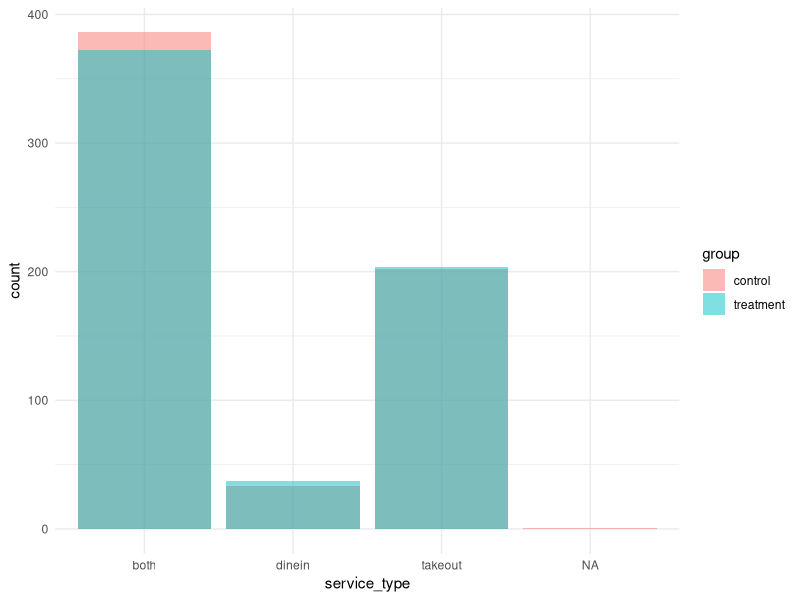
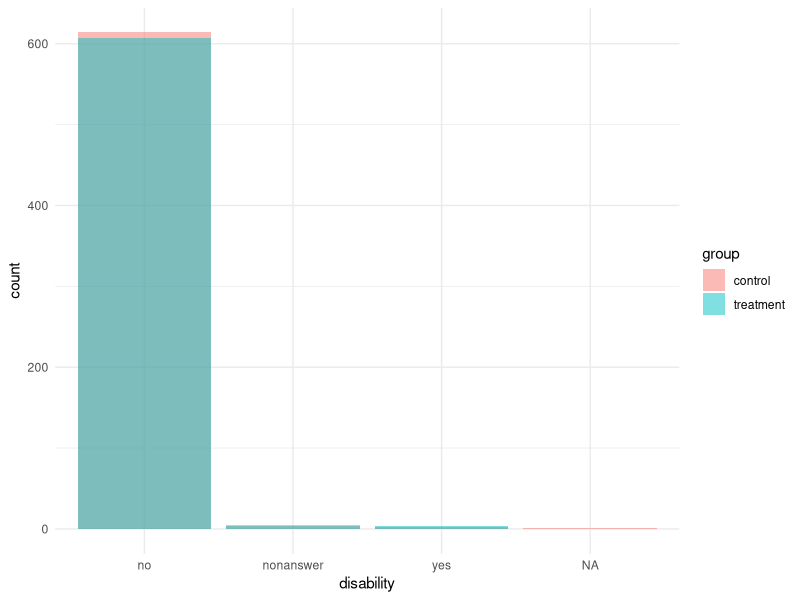
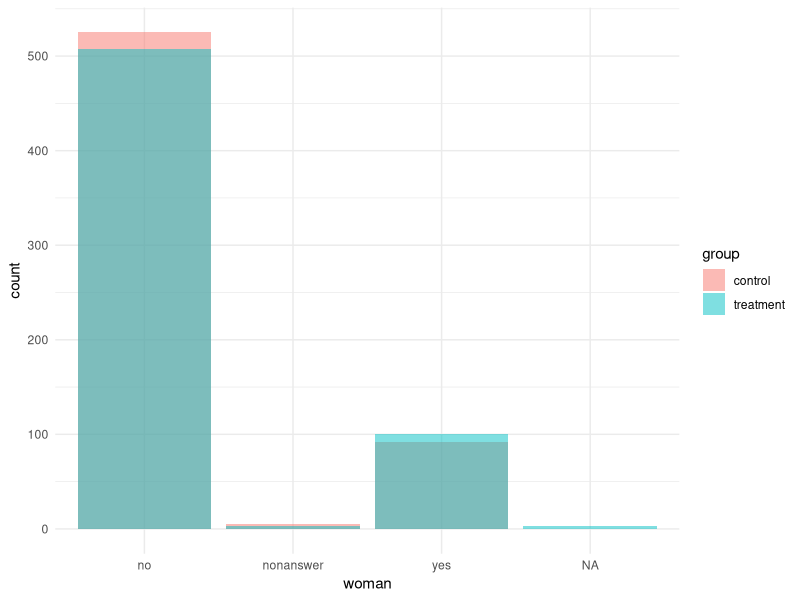
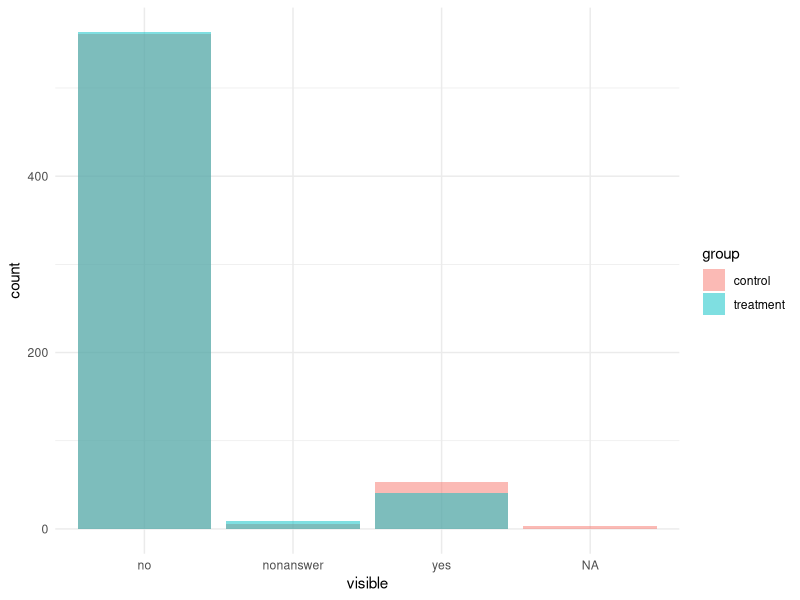
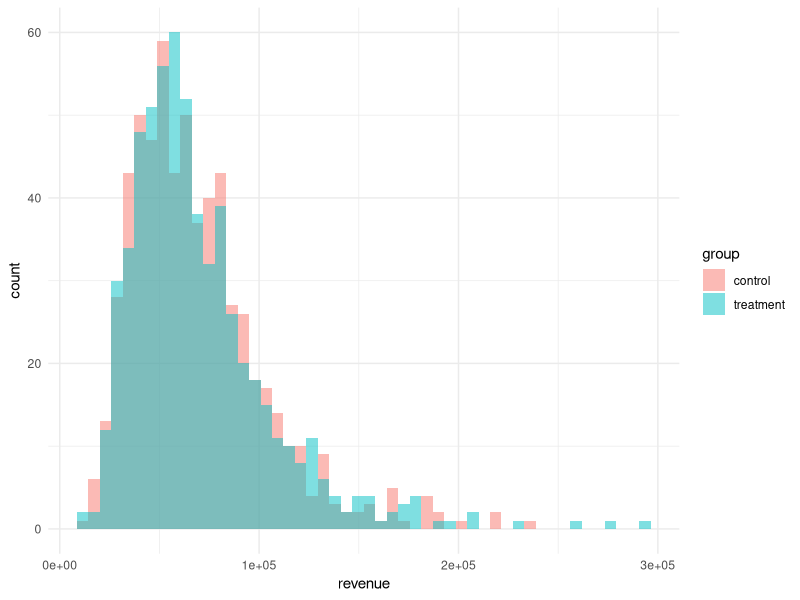
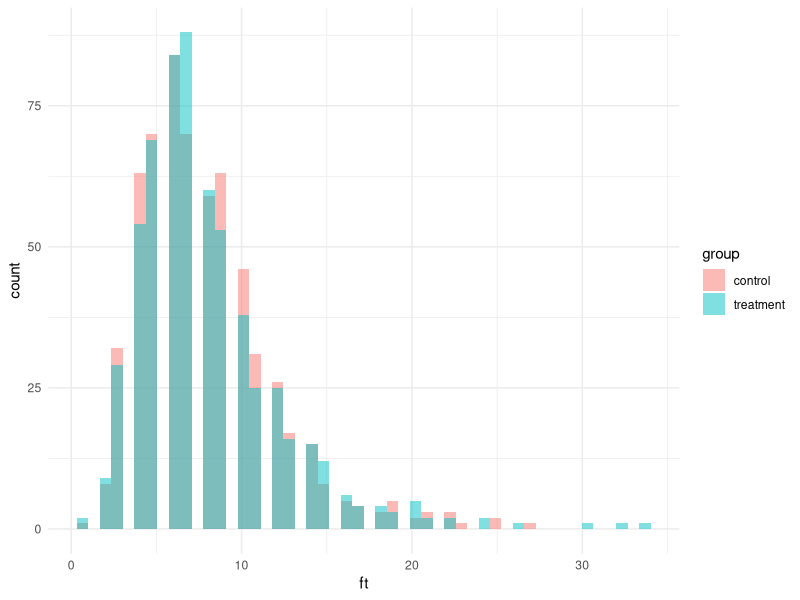
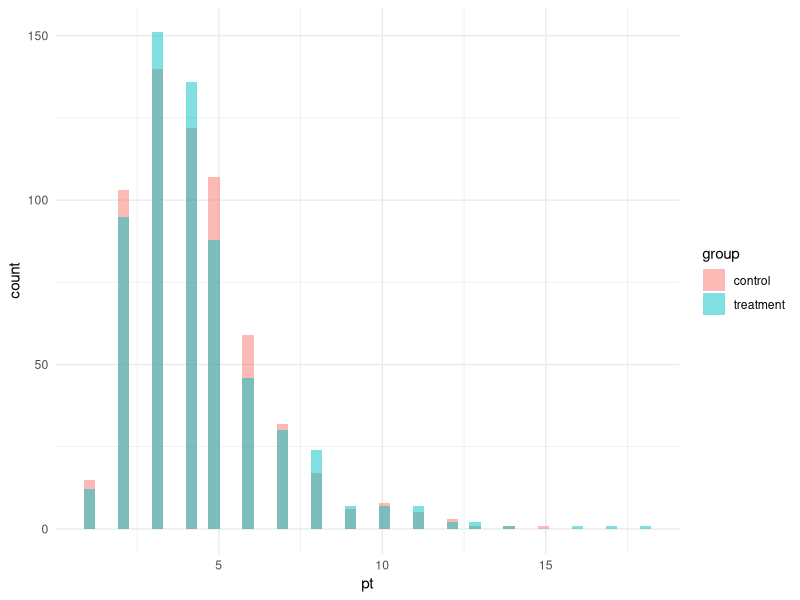
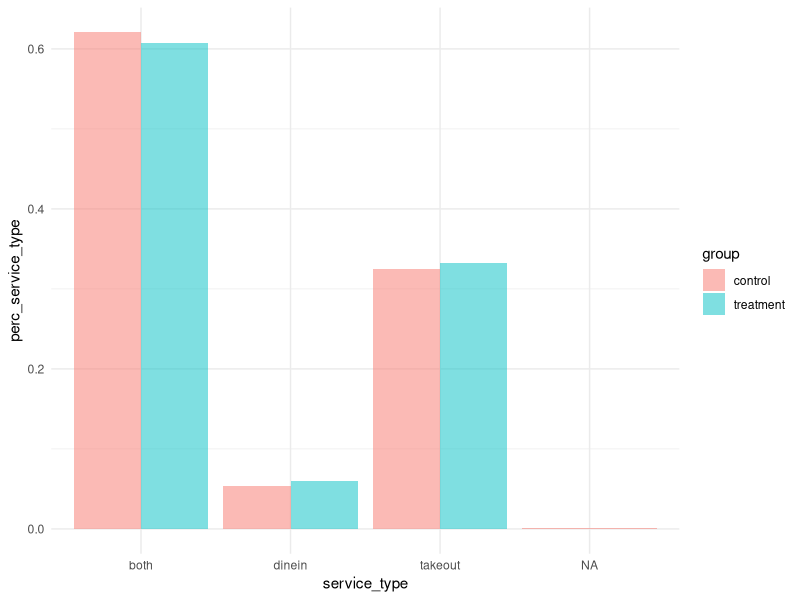

Write the R code that produced these figures, in order. (Note: this script raises an error after producing the figures.)
## ---- chunk 1
library(tidyverse)
library(bookdown)
library(kableExtra)
library(here)

#REPLACE LINE 81 WITH:
## ---- chunk 2
#INCLUDE IN APPENDIX [REPLACE X WITH CORRECT NUMBER, AFTER SURVEY APPENDIX]
## ---- chunk 3
restaurants = 2006
survey_total = 2
indiv_postage = 0.85 # https://www.canadapost.ca/cpc/en/business/postal-services/mailing/letter-discounts.page?
minimum_wage = 14.25 # https://www.ontario.ca/document/your-guide-employment-standards-act-0/minimum-wage
management_service = 195 # https://www.alchemer.com/plans-pricing/small-teams/
average_call_mins = 7
response_rate = .3 

phone_interviewer_cost = round(restaurants*survey_total*response_rate, 2)*average_call_mins/60*minimum_wage

postage_cost = (restaurants*2)*indiv_postage

survey_budget <- data.frame(
  Item = c ("Data Management", "Phone Interviewer Wages", "Postage", "TOTAL"),
  Cost = c (management_service, phone_interviewer_cost, postage_cost, sum(management_service, phone_interviewer_cost, postage_cost)),
  Description = c ("Online survey management account fees",
                   "1,203 calls (7 minutes on average) at $14.25/hr",
                   "4,012 mailers at $0.85/ea",
                   "")
)

survey_budget %>% 
  kable(digits = 2,
        caption = "2021 Ontario Restaurant Survey Budget") %>% 
  kable_styling() %>% 
  row_spec(0, bold = T, color = "white", background = "grey") %>% 
  row_spec(4, bold = T)
## ---- chunk 4
#GRAPHS SURVEY 1

survey_1 <- read_csv(here("outputs/data/survey_1.csv"))

ggplot(survey_1, aes(x = service_type, fill = group)) +                       
  geom_histogram(stat = "count", position = "identity", alpha = 0.5, bins = 50) +
  theme_minimal()

ggplot(survey_1, aes(x = disability, fill = group)) +                       
  geom_histogram(stat = "count", position = "identity", alpha = 0.5, bins = 50) +
  theme_minimal()

ggplot(survey_1, aes(x = woman, fill = group)) +                       
  geom_histogram(stat = "count", position = "identity", alpha = 0.5, bins = 50) +
  theme_minimal()

ggplot(survey_1, aes(x = visible, fill = group)) +                       
  geom_histogram(stat = "count", position = "identity", alpha = 0.5, bins = 50) +
  theme_minimal()

ggplot(survey_1, aes(x = revenue, fill = group)) +                       
  geom_histogram(position = "identity", alpha = 0.5, bins = 50) +
  theme_minimal()

ggplot(survey_1, aes(x = ft, fill = group)) +                       
  geom_histogram(position = "identity", alpha = 0.5, bins = 50) +
  theme_minimal()

ggplot(survey_1, aes(x = pt, fill = group)) +                       
  geom_histogram(position = "identity", alpha = 0.5, bins = 50) +
  theme_minimal()


survey_1 %>%
  group_by(group, service_type) %>%
  summarise(count_service_type = n(),
  ) %>%
  mutate(perc_service_type = count_service_type / sum(count_service_type)) %>%
  ggplot(aes(x = service_type, y = perc_service_type, fill = group)) +                       
  geom_bar(stat = "identity", position = "dodge", alpha = 0.5, bins = 50) +
  theme_minimal()


ggplot(survey_1, aes(x = service_type, fill = group)) +                       
  geom_histogram(stat = "count", position = "dodge", alpha = 0.5, bins = 50) +
  theme_minimal()

ggplot(survey_1, aes(x = disability, fill = group)) +                       
  geom_histogram(stat = "count", position = "dodge", alpha = 0.5, bins = 50) +
  theme_minimal()

ggplot(survey_1, aes(x = woman, fill = group)) +                       
  geom_histogram(stat = "count", position = "dodge", alpha = 0.5, bins = 50) +
  theme_minimal()

ggplot(survey_1, aes(x = visible, fill = group)) +                       
  geom_histogram(stat = "count", position = "dodge", alpha = 0.5, bins = 50) +
  theme_minimal()



## ---- chunk 5
#GRAPHS SURVEY 2
survey_2 <- read_csv(here("outputs/data/survey_2.csv"))

ggplot(survey_2, aes(x = service_type, fill = group)) +                       
  geom_histogram(stat = "count", position = "identity", alpha = 0.5, bins = 50) +
  theme_minimal()

ggplot(survey_2, aes(x = disability, fill = group)) +                       
  geom_histogram(stat = "count", position = "identity", alpha = 0.5, bins = 50) +
  theme_minimal()

ggplot(survey_2, aes(x = woman, fill = group)) +                       
  geom_histogram(stat = "count", position = "identity", alpha = 0.5, bins = 50) +
  theme_minimal()

ggplot(survey_2, aes(x = visible, fill = group)) +                       
  geom_histogram(stat = "count", position = "identity", alpha = 0.5, bins = 50) +
  theme_minimal()

ggplot(survey_2, aes(x = revenue, fill = group)) +                       
  geom_histogram(position = "identity", alpha = 0.5, bins = 50) +
  theme_minimal()

ggplot(survey_2, aes(x = ft, fill = group)) +                       
  geom_histogram(position = "identity", alpha = 0.5, bins = 50) +
  theme_minimal()

ggplot(survey_2, aes(x = pt, fill = group)) +                       
  geom_histogram(position = "identity", alpha = 0.5, bins = 50) +
  theme_minimal()
## ---- chunk 6
survey_2 %>% 
  filter(group == "control") %>%
  summary_factorlist("service_type", c("revenue", "ft", "pt"),
                     p = FALSE, 
                     add_dependent_label = TRUE, 
                     dependent_label_prefix = "",
                     add_col_totals = TRUE,
                     include_row_missing_col = FALSE,
                     col_totals_rowname = "",
                     col_totals_prefix = "N = ",
                     total_col = FALSE) %>%
  mutate(service_type = c("", "Revenue", "Number of full-time employees", "Number of part time employees")) %>%
  knitr::kable(caption = "Metrics of control group restaurants based on service type",
               booktabs = TRUE,
               col.names = c("Service Type", "", "Dine-in Only", "Takeout Only", "Both")) %>%
  kableExtra::kable_styling()
## ---- chunk 7
survey_2 %>% 
  filter(group == "treatment") %>%
  summary_factorlist("service_type", c("revenue", "ft", "pt"),
                     p = FALSE, 
                     add_dependent_label = TRUE, 
                     dependent_label_prefix = "",
                     add_col_totals = TRUE,
                     include_row_missing_col = FALSE,
                     col_totals_rowname = "",
                     col_totals_prefix = "N = ",
                     total_col = FALSE) %>%
  mutate(service_type = c("", "Revenue", "Number of full-time employees", "Number of part time employees")) %>%
  knitr::kable(caption = "Different impact on treatment restaurants based on service type",
               booktabs = TRUE,
               col.names = c("Service Type", "", "Dine-in Only", "Takeout Only", "Both")) %>%
  kableExtra::kable_styling()
